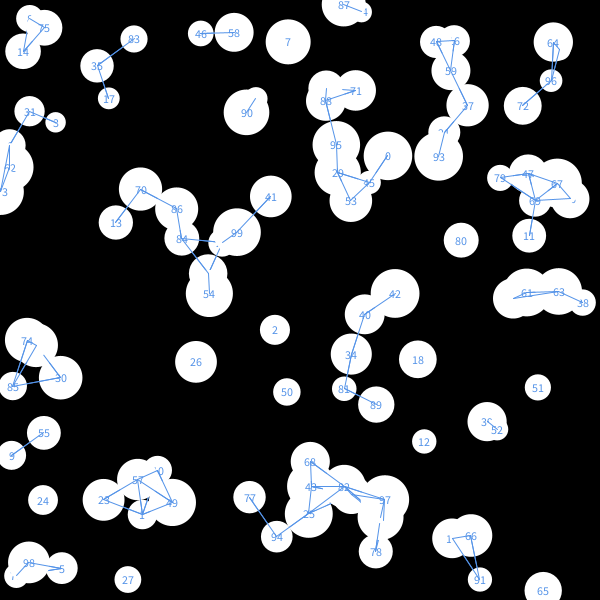
Frame 1 (no input)
Frame 60 (the mouse pressed at the canvas centre just before this capture): identical to frame 1, image omitted
Frame 120 (the mouse held since frame 60 and released just before this capture): identical to frame 1, image omitted

The Processing sketch that drew this single still picture (run headless with seeded random() and noise(); from frame 60 on, the mouse is pressed at the canvas centre):

// Processing sketch: PVector_01_xy2PVector
// ── PVector_01_xy2PVector.pde
/*
* @Author: bit2atom | SJTU-ChinaGold DesignIntelligence
* @Email:  zhanglliqun@gmail.com
* @Date:   2021-10-18 14:12:47
* @brief
* @Last Modified by:   bit2atommac2019
* @Last Modified time: 2021-10-18 14:27:42
* @detail
*/
int totalNum = 100;
Ball[] theBall;

void setup() {
  size(600, 600);
  //Ball(PVector loc, float d)
  theBall = new Ball[totalNum];
  
  for(int i = 0; i < theBall.length; i ++){
    PVector loc = new PVector(random(width), random(height));
    float d = random(20, 50);
    theBall[i] = new Ball(loc, d, i);
  }
}

void draw() {
  background(0);
  for(int i = 0; i < theBall.length; i ++){
    theBall[i].show();
    theBall[i].connection();
    //println(theBall[2].dd);
  }
}

// ── Ball.pde
/*
* @Author: bit2atom | SJTU-ChinaGold DesignIntelligence
* @Email:  zhanglliqun@gmail.com
* @Date:   2020-12-06 17:07:23
* @brief
* @Last Modified by:   bit2atommac2019
* @Last Modified time: 2021-10-18 14:27:36
* @detail
*/
class Ball{
  PVector location;
  float dd;
  int indexNum;
  
  /**
   * [Ball description]
   * @Author   bit2atom
   * @DateTime 2021-10-18T14:27:35+0800
   * @param    {[type]}                 PVector loc   [description]
   * @param    {[type]}                 float   d     [description]
   * @param    {[type]}                 int     index [description]
   */
  Ball(PVector loc, float d, int index){
    location = loc;
    dd = d;
    indexNum = index;
  }
  
  /**
   * [show description]
   * @Author   bit2atom
   * @DateTime 2021-10-18T14:27:29+0800
   * @return   {[type]}                 [description]
   */
  void show(){
    fill(255);
    noStroke();
    ellipse(location.x, location.y, dd, dd);
    fill(#5493E8);
    textAlign(CENTER, CENTER);
    text(indexNum, location.x, location.y);
  }
  
  /**
   * [connection description]
   * @Author   bit2atom
   * @DateTime 2021-10-18T14:27:26+0800
   * @return   {[type]}                 [description]
   */
  void connection(){
    for(Ball other : theBall){
      float ddd = PVector.dist(other.location, location);
      if(ddd > 0 && ddd < 50){
        stroke(#5493E8);
        line(other.location.x, other.location.y, location.x, location.y);
      }
    }
  }

}
